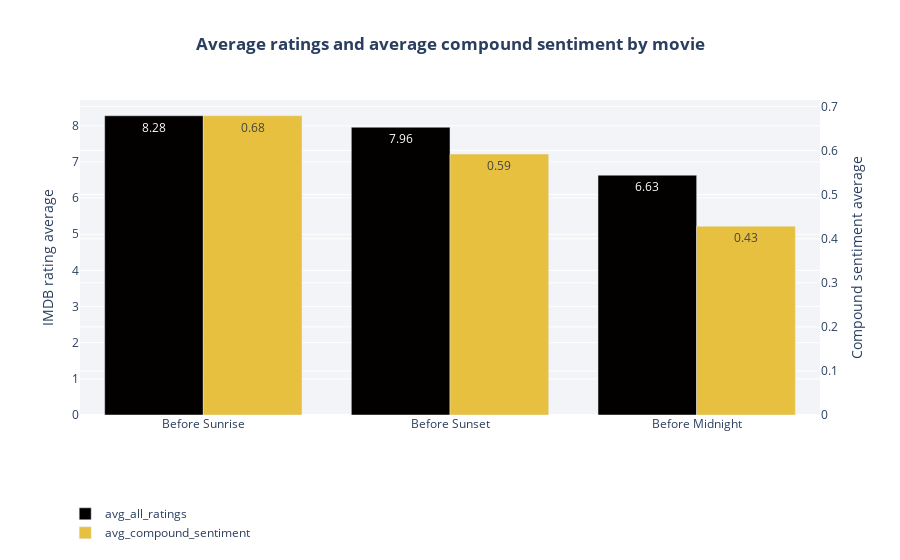

The notebook cell saved with this chart:
### Code cell
avg_all_ratings = go.Figure(
    data=[
        go.Bar(name='avg_all_ratings', x=all_averages['name'], y=all_averages['avg_all_ratings'], 
               yaxis='y', offsetgroup=1, marker = dict(color = '#030000'), 
               text=round(all_averages['avg_all_ratings'], 2)),
        
        go.Bar(name='avg_compound_sentiment', x=all_averages['name'], y=all_averages['avg_compound_sentiment'], 
               yaxis='y2', offsetgroup=2, marker = dict(color = '#e6c03e'), 
               text=round(all_averages['avg_compound_sentiment'], 2))
    ],
    layout={
        'yaxis': {'title': 'IMDB rating average'},
        'yaxis2': {'title': 'Compound sentiment average', 'overlaying': 'y', 'side': 'right'}
    }
)

avg_all_ratings.update_layout(barmode='group', legend=dict(x=-0.02, y=-0.42), 
                  title='<b>Average ratings and average compound sentiment by movie',
                  title_x=0.5,
                  plot_bgcolor='rgba(240, 242, 247, 0.8)')
avg_all_ratings.show()

### Figure 1 — Plotly figure (JSON) as saved in the notebook; plotly's stock layout.template omitted (floating-point values rounded to 4 significant figures)
{"data": [{"marker": {"color": "#030000"}, "name": "avg_all_ratings", "offsetgroup": "1", "text": [8.28, 7.96, 6.63], "type": "bar", "x": ["Before Sunrise", "Before Sunset", "Before Midnight"], "y": [8.278, 7.96, 6.634], "yaxis": "y"}, {"marker": {"color": "#e6c03e"}, "name": "avg_compound_sentiment", "offsetgroup": "2", "text": [0.68, 0.59, 0.43], "type": "bar", "x": ["Before Sunrise", "Before Sunset", "Before Midnight"], "y": [0.6787, 0.5917, 0.4281], "yaxis": "y2"}], "layout": {"autosize": true, "barmode": "group", "legend": {"x": -0.02, "y": -0.42}, "plot_bgcolor": "rgba(240, 242, 247, 0.8)", "title": {"text": "<b>Average ratings and average compound sentiment by movie", "x": 0.5}, "xaxis": {"autorange": true, "range": [-0.5, 2.5], "type": "category"}, "yaxis": {"autorange": true, "range": [0, 8.714], "title": {"text": "IMDB rating average"}, "type": "linear"}, "yaxis2": {"autorange": true, "overlaying": "y", "range": [0, 0.7144], "side": "right", "title": {"text": "Compound sentiment average"}, "type": "linear"}}}
